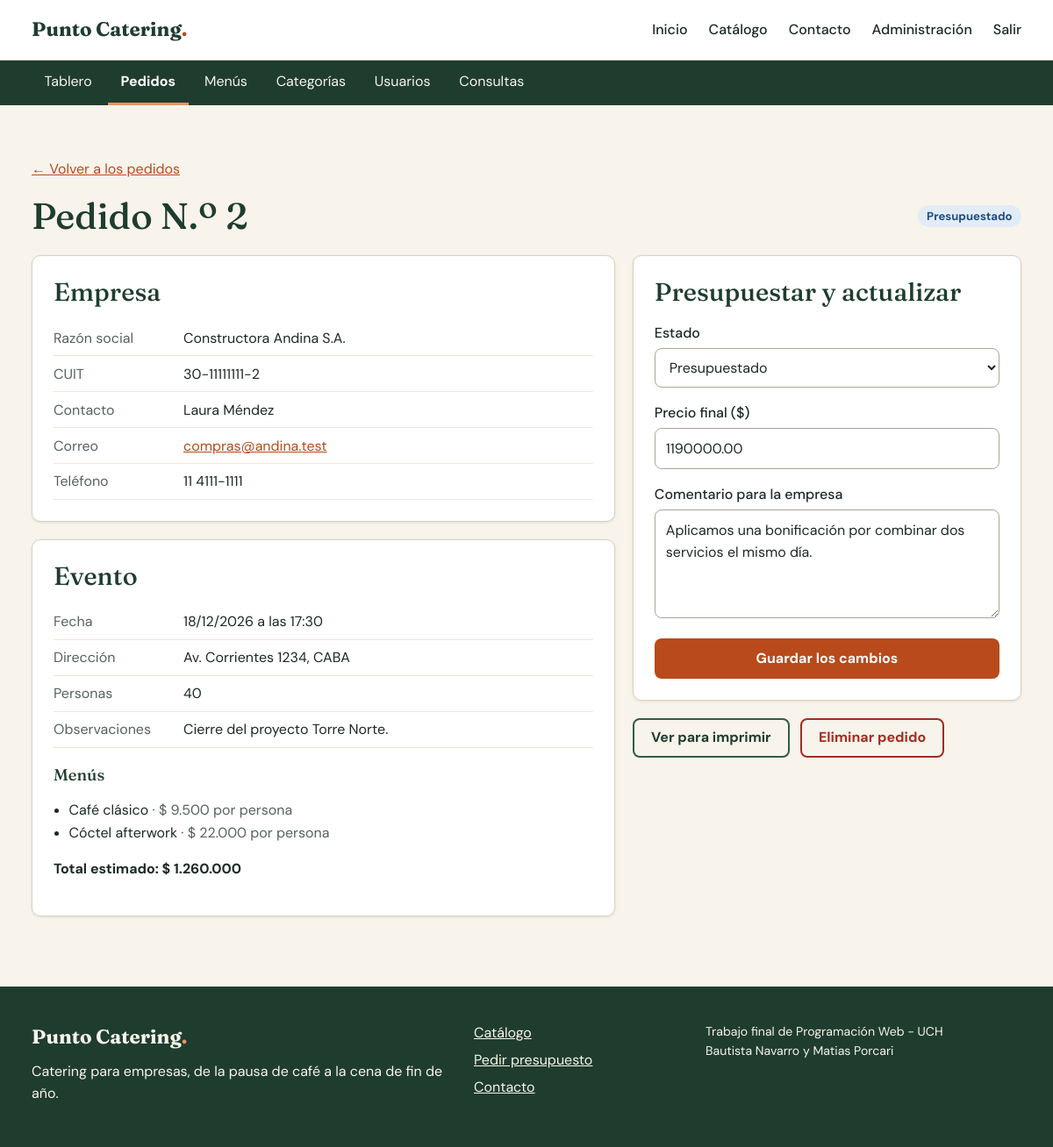
Page /admin/pedido.php?id=2 (signed in) on the committed database.
### tables this page shows
CREATE TABLE pedidos (
    id_pedido          INT UNSIGNED AUTO_INCREMENT PRIMARY KEY,
    id_usuario         INT UNSIGNED NOT NULL,
    fecha_evento       DATE NOT NULL,
    hora_evento        TIME NOT NULL,
    direccion_evento   VARCHAR(200) NOT NULL,
    cantidad_personas  INT UNSIGNED NOT NULL,
    observaciones      VARCHAR(500) NOT NULL DEFAULT '',
    estado             ENUM('pendiente', 'presupuestado', 'aprobado', 'finalizado', 'rechazado', 'cancelado')
                       NOT NULL DEFAULT 'pendiente',
    total_estimado     DECIMAL(12, 2) NOT NULL,       
    total_final        DECIMAL(12, 2) NULL,           
    comentario_admin   VARCHAR(500) NOT NULL DEFAULT '',
    fecha_creacion     TIMESTAMP NOT NULL DEFAULT CURRENT_TIMESTAMP,
    fecha_actualizacion TIMESTAMP NOT NULL DEFAULT CURRENT_TIMESTAMP ON UPDATE CURRENT_TIMESTAMP,
    CONSTRAINT fk_pedidos_usuario FOREIGN KEY (id_usuario)
        REFERENCES usuarios (id_usuario) ON UPDATE CASCADE ON DELETE RESTRICT,
    INDEX idx_pedidos_estado (estado)
);

CREATE TABLE usuarios (
    id_usuario       INT UNSIGNED AUTO_INCREMENT PRIMARY KEY,
    razon_social     VARCHAR(120) NOT NULL,
    cuit             CHAR(13) NOT NULL UNIQUE,             
    nombre_contacto  VARCHAR(100) NOT NULL,
    correo           VARCHAR(150) NOT NULL UNIQUE,
    telefono         VARCHAR(30) NOT NULL,
    contrasena_hash  VARCHAR(255) NOT NULL,                
    rol              ENUM('cliente', 'administrador') NOT NULL DEFAULT 'cliente',
    activo           TINYINT(1) NOT NULL DEFAULT 1,        
    fecha_alta       TIMESTAMP NOT NULL DEFAULT CURRENT_TIMESTAMP
);

CREATE TABLE detalle_pedido (
    id_detalle       INT UNSIGNED AUTO_INCREMENT PRIMARY KEY,
    id_pedido        INT UNSIGNED NOT NULL,
    id_menu          INT UNSIGNED NOT NULL,
    precio_unitario  DECIMAL(10, 2) NOT NULL,
    CONSTRAINT fk_detalle_pedido FOREIGN KEY (id_pedido)
        REFERENCES pedidos (id_pedido) ON UPDATE CASCADE ON DELETE CASCADE,
    CONSTRAINT fk_detalle_menu FOREIGN KEY (id_menu)
        REFERENCES menus (id_menu) ON UPDATE CASCADE ON DELETE RESTRICT,
    UNIQUE KEY uq_detalle_pedido_menu (id_pedido, id_menu)
);

CREATE TABLE menus (
    id_menu             INT UNSIGNED AUTO_INCREMENT PRIMARY KEY,
    id_categoria        INT UNSIGNED NOT NULL,
    nombre              VARCHAR(100) NOT NULL,
    descripcion         VARCHAR(500) NOT NULL,
    precio_por_persona  DECIMAL(10, 2) NOT NULL,
    minimo_personas     INT UNSIGNED NOT NULL DEFAULT 1,
    es_vegetariano      TINYINT(1) NOT NULL DEFAULT 0,
    es_sin_tacc         TINYINT(1) NOT NULL DEFAULT 0,
    ilustracion         VARCHAR(30) NOT NULL DEFAULT 'buffet',   
    activo              TINYINT(1) NOT NULL DEFAULT 1,           
    CONSTRAINT fk_menus_categoria FOREIGN KEY (id_categoria)
        REFERENCES categorias (id_categoria) ON UPDATE CASCADE ON DELETE RESTRICT
);

### includes/conexion.php (called while the page is built, shortened)
<?php
function obtener_conexion(): PDO
{
    static $conexion = null;
    if ($conexion === null) {
        $origen = 'mysql:host=' . BD_SERVIDOR . ';dbname=' . BD_NOMBRE . ';charset=utf8mb4';
        $conexion = new PDO($origen, BD_USUARIO, BD_CONTRASENA, [
            PDO::ATTR_ERRMODE => PDO::ERRMODE_EXCEPTION,
            PDO::ATTR_DEFAULT_FETCH_MODE => PDO::FETCH_ASSOC,
            PDO::ATTR_EMULATE_PREPARES => false,
        ]);
    }
    return $conexion;
}

### includes/pedidos.php (called while the page is built, shortened)
<?php
function obtener_pedido(int $id_pedido, ?int $id_usuario = null): ?array
{
    $sql = 'SELECT p.*, u.razon_social, u.cuit, u.nombre_contacto, u.correo, u.telefono
            FROM pedidos p
            INNER JOIN usuarios u ON u.id_usuario = p.id_usuario
            WHERE p.id_pedido = ?';
    $parametros = [$id_pedido];
    $consulta = obtener_conexion()->prepare($sql);
    $consulta->execute($parametros);
    return $consulta->fetch() ?: null;
}
function obtener_detalle_pedido(int $id_pedido): array
{
    $consulta = obtener_conexion()->prepare(
        'SELECT d.id_menu, d.precio_unitario, m.nombre, m.descripcion
         FROM detalle_pedido d
         INNER JOIN menus m ON m.id_menu = d.id_menu
         WHERE d.id_pedido = ?
         ORDER BY m.nombre'
    );
    $consulta->execute([$id_pedido]);
    return $consulta->fetchAll();
}

### admin/pedido.php (the view, shortened to what this page needs)
<?php
$id_pedido = entero_de($_GET, 'id');
$pedido = obtener_pedido($id_pedido);
$errores = [];
$datos = [
    'estado' => $pedido['estado'],
    'total_final' => $pedido['total_final'] ?? '',
    'comentario_admin' => $pedido['comentario_admin'],
];
$detalle = obtener_detalle_pedido($id_pedido);
require __DIR__ . '/../includes/encabezado.php';
?>
<section class="seccion">
    <div class="contenedor">
        <p><a href="<?= escapar(url('admin/pedidos.php')) ?>">← Volver a los pedidos</a></p>
        <div class="titulo-con-enlace">
            <h1>Pedido N.º <?= $id_pedido ?></h1>
            <?= etiqueta_estado($pedido['estado']) ?>
        </div>
        <div class="distribucion-dos-columnas">
            <div>
                <div class="tarjeta">
                    <h2>Empresa</h2>
                    <dl class="lista-datos">
                        <div><dt>Razón social</dt><dd><?= escapar($pedido['razon_social']) ?></dd></div>
                        <div><dt>CUIT</dt><dd><?= escapar($pedido['cuit']) ?></dd></div>
                        <div><dt>Contacto</dt><dd><?= escapar($pedido['nombre_contacto']) ?></dd></div>
                        <div><dt>Correo</dt><dd><a href="mailto:<?= escapar($pedido['correo']) ?>"><?= escapar($pedido['correo']) ?></a></dd></div>
                        <div><dt>Teléfono</dt><dd><?= escapar($pedido['telefono']) ?></dd></div>
                    </dl>
                </div>
                <div class="tarjeta">
                    <h2>Evento</h2>
                    <dl class="lista-datos">
                        <div><dt>Fecha</dt><dd><?= formato_fecha($pedido['fecha_evento']) ?> a las <?= formato_hora($pedido['hora_evento']) ?></dd></div>
                        <div><dt>Dirección</dt><dd><?= escapar($pedido['direccion_evento']) ?></dd></div>
                        <div><dt>Personas</dt><dd><?= (int) $pedido['cantidad_personas'] ?></dd></div>
                        <?php if ($pedido['observaciones'] !== ''): ?>
                            <div><dt>Observaciones</dt><dd><?= escapar($pedido['observaciones']) ?></dd></div>
                        <?php endif; ?>
                    </dl>
                    <h3>Menús</h3>
                    <ul class="lista-simple">
                        <?php foreach ($detalle as $linea): ?>
                            <li><?= escapar($linea['nombre']) ?> <span class="texto-suave">· <?= formato_moneda($linea['precio_unitario']) ?> por persona</span></li>
                        <?php endforeach; ?>
                    </ul>
                    <p><strong>Total estimado: <?= formato_moneda($pedido['total_estimado']) ?></strong></p>
                </div>
            </div>
            <div>
                <form class="tarjeta formulario" method="post" novalidate>
                    <h2>Presupuestar y actualizar</h2>
                    <div class="campo">
                        <label for="estado">Estado</label>
                        <select id="estado" name="estado" <?= atributos_error($errores, 'estado') ?>>
                            <?php foreach (ESTADOS_PEDIDO as $valor => $texto): ?>
                                <option value="<?= escapar($valor) ?>" <?= $valor === $datos['estado'] ? 'selected' : '' ?>><?= escapar($texto) ?></option>
                            <?php endforeach; ?>
                        </select>
                    </div>
                    <div class="campo">
                        <label for="total_final">Precio final ($)</label>
                        <input type="number" id="total_final" name="total_final" min="1" step="1" value="<?= escapar($datos['total_final']) ?>" <?= atributos_error($errores, 'total_final') ?>>
                    </div>
                    <div class="campo">
                        <label for="comentario_admin">Comentario para la empresa</label>
                        <textarea id="comentario_admin" name="comentario_admin" rows="4" maxlength="500" <?= atributos_error($errores, 'comentario_admin') ?>><?= escapar($datos['comentario_admin']) ?></textarea>
                    </div>
                    <button class="boton boton-primario boton-ancho" type="submit">Guardar los cambios</button>
                </form>
                <div class="grupo-botones">
                    <a class="boton boton-secundario" href="<?= escapar(url('cuenta/imprimir_pedido.php?id=' . $id_pedido)) ?>">Ver para imprimir</a>
                    <form method="post" data-confirmar="El pedido se va a eliminar definitivamente. ¿Continuar?">
                        <button class="boton boton-peligro" type="submit">Eliminar pedido</button>
                    </form>
                </div>
            </div>
        </div>
    </div>
</section>
<?php require __DIR__ . '/../includes/pie.php'; ?>

### includes/funciones.php (shortened to what this page needs)
<?php
function ruta_base(): string
{
    static $base = null;
    if ($base === null) {
        $raiz = str_replace('\\', '/', (string) realpath(__DIR__ . '/..'));
        $script = str_replace('\\', '/', (string) realpath($_SERVER['SCRIPT_FILENAME']));
        $relativa = substr($script, strlen($raiz));
        $base = substr($_SERVER['SCRIPT_NAME'], 0, -strlen($relativa));
    }
    return $base;
}
function url(string $ruta = ''): string
{
    return ruta_base() . '/' . ltrim($ruta, '/');
}
function escapar(mixed $valor): string
{
    return htmlspecialchars((string) $valor, ENT_QUOTES, 'UTF-8');
}
function formato_moneda(float|string|null $importe): string
{
    return '$ ' . number_format((float) $importe, 0, ',', '.');
}
function formato_fecha(string $fecha): string
{
    return date('d/m/Y', strtotime($fecha));
}
function formato_hora(string $hora): string
{
    return substr($hora, 0, 5);
}
function etiqueta_estado(string $estado): string
{
    $texto = ESTADOS_PEDIDO[$estado] ?? $estado;
    return '<span class="etiqueta-estado estado-' . escapar($estado) . '">' . escapar($texto) . '</span>';
}
function entero_de(array $origen, string $campo): int
{
    $valor = filter_var($origen[$campo] ?? null, FILTER_VALIDATE_INT, ['options' => ['min_range' => 1]]);
    return $valor === false ? 0 : $valor;
}
function atributos_error(array $errores, string $campo): string
{
    return isset($errores[$campo]) ? 'aria-invalid="true" aria-describedby="error-' . escapar($campo) . '"' : '';
}

### recursos/css/estilos.css (style rules this page uses)
:root { --verde-profundo: #1f3d2f; --verde-medio: #2f5d47; --verde-suave: #e3ece5; --naranja: #b84a1b; --naranja-oscuro: #973a13; --crema: #f8f4eb; --crema-oscuro: #efe8d8; --blanco: #ffffff; --tinta: #1d2a23; --tinta-suave: #56635b; --borde: #d9d2c1; --rojo: #a32c20; --rojo-suave: #fbeae7; --verde-exito-suave: #e1f1e4; --ambar-suave: #fbf0d3; --ambar-texto: #6f4f00; --azul-suave: #e2ecf7; --azul-texto: #1d4c80; --gris-suave: #e9e9e6; --fuente-titulos: "Fraunces", Georgia, "Times New Roman", serif; --fuente-texto: "DM Sans", "Segoe UI", Arial, sans-serif; --radio: 10px; --sombra: 0 1px 3px rgba(31, 61, 47, 0.12); }
*, *::before, *::after { box-sizing: border-box; }
body { margin: 0; min-height: 100vh; display: flex; flex-direction: column; background: var(--crema); color: var(--tinta); font-family: var(--fuente-texto); font-size: 1rem; line-height: 1.6; }
h1, h2, h3 { margin: 0 0 0.5em; font-family: var(--fuente-titulos); font-weight: 500; line-height: 1.2; color: var(--verde-profundo); }
h1 { font-size: clamp(1.9rem, 4vw, 2.6rem); }
h2 { font-size: clamp(1.4rem, 3vw, 1.8rem); }
h3 { font-size: 1.15rem; }
p { margin: 0 0 1em; }
a { color: var(--naranja); }
.contenedor { width: 100%; max-width: 1160px; margin-inline: auto; padding-inline: 16px; }
.seccion { padding-block: clamp(2rem, 5vw, 4rem); }
.texto-suave { color: var(--tinta-suave); }
.titulo-con-enlace { display: flex; flex-wrap: wrap; align-items: center; justify-content: space-between; gap: 0.75rem 1.5rem; margin-bottom: 1.25rem; }
.titulo-con-enlace h1, .titulo-con-enlace h2, .titulo-con-enlace .bajada { margin-bottom: 0; }
.boton { display: inline-block; padding: 0.65rem 1.2rem; border: 2px solid transparent; border-radius: 8px; font: inherit; font-weight: 700; line-height: 1.3; text-align: center; text-decoration: none; cursor: pointer; transition: background-color 0.15s ease, color 0.15s ease; }
.boton-ancho { width: 100%; }
.boton-primario { background: var(--naranja); color: var(--blanco); }
.boton-secundario { border-color: var(--verde-medio); color: var(--verde-profundo); background: transparent; }
.boton-peligro { border-color: var(--rojo); color: var(--rojo); background: transparent; }
.grupo-botones { display: flex; flex-wrap: wrap; gap: 0.75rem; margin-top: 1rem; }
.grupo-botones form { margin: 0; }
.tarjeta { margin-bottom: 1.25rem; padding: 1.5rem; background: var(--blanco); border: 1px solid var(--borde); border-radius: var(--radio); box-shadow: var(--sombra); }
.formulario h2 { margin-bottom: 1rem; }
.campo { margin-bottom: 1rem; }
.campo label { display: block; margin-bottom: 0.3rem; font-weight: 500; }
input:not([type="checkbox"]), select, textarea { width: 100%; padding: 0.6rem 0.75rem; border: 1px solid #a9a696; border-radius: 8px; background: var(--blanco); color: var(--tinta); font: inherit; }
.etiqueta-estado { display: inline-block; padding: 0.15rem 0.65rem; border-radius: 999px; font-size: 0.82rem; font-weight: 700; white-space: nowrap; }
.estado-presupuestado { background: var(--azul-suave); color: var(--azul-texto); }
.lista-datos { margin: 0; }
.lista-datos > div { display: grid; grid-template-columns: 8.5rem 1fr; gap: 0.75rem; padding: 0.45rem 0; border-bottom: 1px solid var(--crema-oscuro); }
.lista-datos dt { color: var(--tinta-suave); }
.lista-datos dd { margin: 0; overflow-wrap: anywhere; }
.lista-datos + h3 { margin-top: 1.25rem; }
.lista-simple { padding-left: 1.1rem; }
.distribucion-dos-columnas { display: grid; gap: 1.25rem; align-items: start; }
@media (min-width: 900px) { .distribucion-dos-columnas { grid-template-columns: minmax(0, 1.5fr) minmax(0, 1fr); } }

### rows in the picture
pedidos: estado "Presupuestado", id_usuario.razon_social "Constructora Andina S.A.", id_usuario.cuit "30-11111111-2", id_usuario.nombre_contacto "Laura Méndez", id_usuario.correo "compras@andina.test", id_usuario.telefono "11 4111-1111", fecha_evento "18/12/2026", hora_evento "17:30", direccion_evento "Av. Corrientes 1234, CABA", cantidad_personas "40", observaciones "Cierre del proyecto Torre Norte.", total_estimado "$ 1.260.000", total_final "1190000.00", comentario_admin "Aplicamos una bonificación por combinar dos servicios el mismo día."
detalle_pedido: id_menu.nombre "Café clásico", precio_unitario "$ 9.500"
detalle_pedido: id_menu.nombre "Cóctel afterwork", precio_unitario "$ 22.000"

### other values in the picture
escapar($texto) "Tablero"
escapar($texto) "Pedidos"
escapar($texto) "Menús"
escapar($texto) "Categorías"
escapar($texto) "Usuarios"
escapar($texto) "Consultas"
$id_pedido "2"
